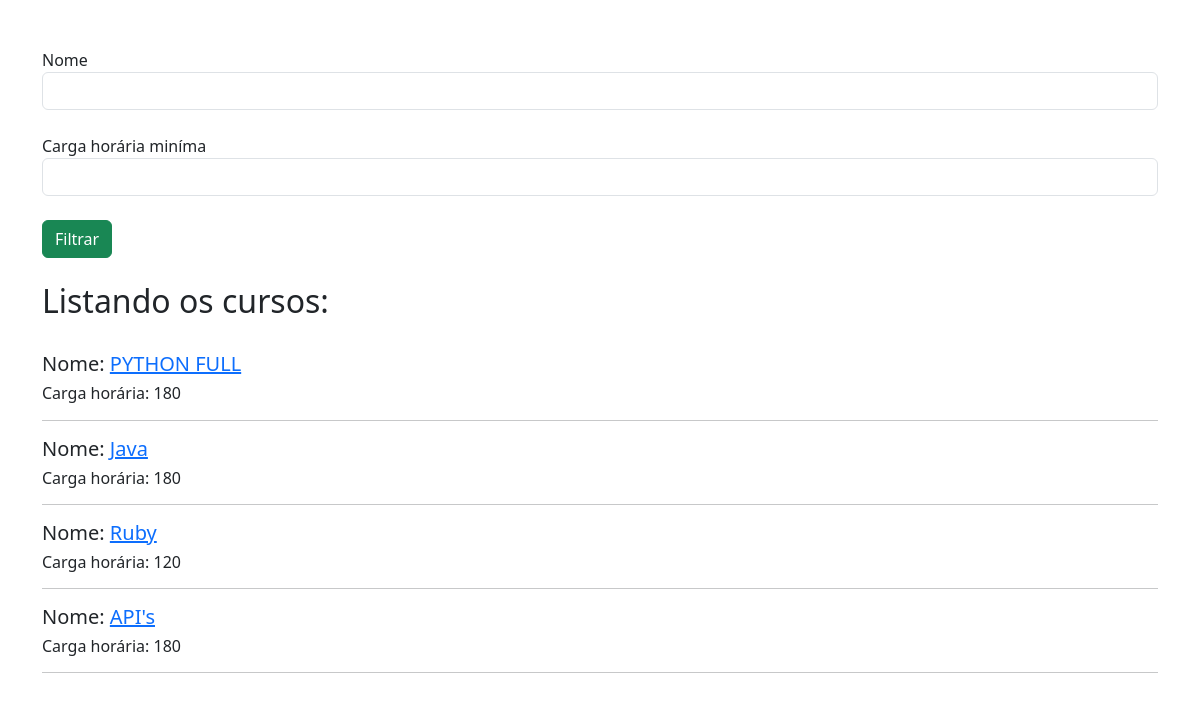
The app's page /listar_cursos/ with its own data.
### cursos/models.py (models this page shows, shortened)
class Curso(models.Model):
    nome = models.CharField(max_length=40)
    carga_horaria = models.IntegerField()
    data_criacao = models.DateTimeField()
    ativo = models.BooleanField(default=True)
    imagem = models.ImageField(upload_to='images/')
    descricao = models.TextField(blank=True, null=True)

### cursos/views.py (the view)
# urls.py: path('listar_cursos/', views.listar_cursos, name="listar_cursos"),
def listar_cursos(request):
    nome_filtrar = request.GET.get('nome_filtrar')
    carga_horaria_filtrar = request.GET.get('carga_horaria')
    cursos = Curso.objects.all()
    if nome_filtrar:
        cursos = cursos.filter(nome__contains=nome_filtrar)
    if carga_horaria_filtrar:
        cursos = cursos.filter(carga_horaria__gte=carga_horaria_filtrar)
    return render(request, 'listar_cursos.html', {'cursos': cursos})

### cursos/templates/listar_cursos.html (shortened to what this page needs)
<!doctype html>
<html lang="pt-br">
  <head>
    <link href="https://cdn.jsdelivr.net/npm/bootstrap@5.3.3/dist/css/bootstrap.min.css" rel="stylesheet">
  </head>
  <body>
    <div class="container">
      <br>
      <br>
      <form action="{% url 'listar_cursos' %}" method="GET">
        <label for="">Nome</label>
        <input type="text" name="nome_filtrar" class="form-control">
        <br>
        <label for="">Carga horária miníma</label>
        <input type="number" name="carga_horaria" class="form-control">
        <br>
        <input type="submit" value="Filtrar" class="btn btn-success">
      </form>
      <br>
      <h2>Listando os cursos:</h2>
      <br>
      {% for i in cursos %}
        {% if i.ativo %}
        <h5>Nome: <a href="/ver_curso/{{i.id}}">{{i.nome}}</a></h5>
        <h6>Carga horária: {{i.carga_horaria}}</h6>
        <hr>
        {% endif %}
      {% endfor %}
    </div>
  </body>
</html>

### records on screen
Curso: nome "PYTHON FULL", carga_horaria "180"
Curso: nome "Java", carga_horaria "180"
Curso: nome "Ruby", carga_horaria "120"
Curso: nome "API's", carga_horaria "180"
